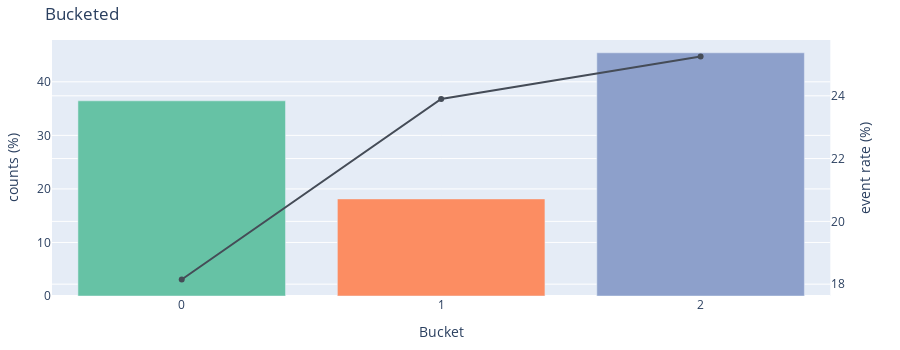

Write notebook code for a chart like this one.
### Code cell
bucketing_process.plot_bucket("EDUCATION")

### Figure 1 — Plotly figure (JSON) as saved in the notebook; plotly's stock layout.template omitted (floating-point values rounded to 4 significant figures)
{"data": [{"marker": {"color": ["rgb(102,194,165)", "rgb(252,141,98)", "rgb(141,160,203)"]}, "name": "counts (%)", "type": "bar", "x": [0, 1, 2], "xaxis": "x", "y": [36.45, 18.13, 45.42], "yaxis": "y"}, {"line": {"color": "#454c57"}, "name": "Event Rate", "type": "scatter", "x": [0, 1, 2], "xaxis": "x", "y": [18.15, 23.9, 25.25], "yaxis": "y2"}], "layout": {"height": 350, "margin": {"b": 20, "l": 20, "r": 20, "t": 40}, "showlegend": false, "title": {"text": "Bucketed"}, "transition": {"duration": 50}, "xaxis": {"anchor": "y", "domain": [0, 0.94], "title": {"text": "Bucket"}, "type": "category"}, "yaxis": {"anchor": "x", "domain": [0, 1], "title": {"text": "counts (%)"}}, "yaxis2": {"anchor": "x", "overlaying": "y", "side": "right", "title": {"text": "event rate (%)"}}}}
